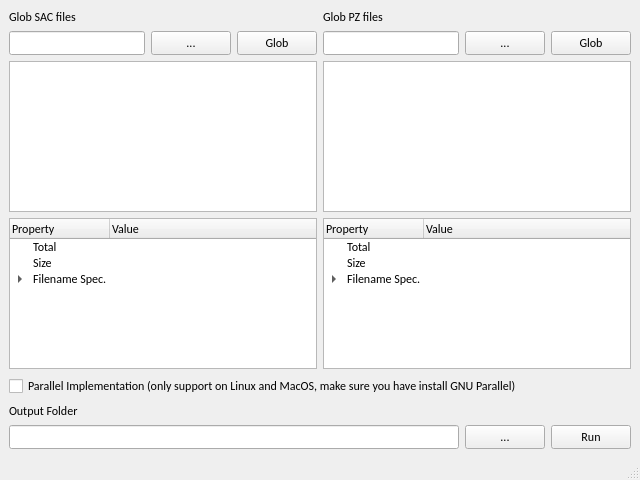
<?xml version="1.0" encoding="UTF-8"?>
<ui version="4.0">
 <class>MainWindow</class>
 <widget class="QMainWindow" name="MainWindow">
  <property name="geometry">
   <rect>
    <x>0</x>
    <y>0</y>
    <width>640</width>
    <height>480</height>
   </rect>
  </property>
  <property name="font">
   <font>
    <family>Calibri</family>
   </font>
  </property>
  <property name="windowTitle">
   <string>MainWindow</string>
  </property>
  <widget class="QWidget" name="centralwidget">
   <layout class="QVBoxLayout" name="verticalLayout_3">
    <item>
     <layout class="QHBoxLayout" name="horizontalLayout_4">
      <item>
       <layout class="QVBoxLayout" name="verticalLayout">
        <item>
         <widget class="QLabel" name="label">
          <property name="text">
           <string>Glob SAC files</string>
          </property>
         </widget>
        </item>
        <item>
         <layout class="QHBoxLayout" name="horizontalLayout">
          <item>
           <widget class="QLineEdit" name="lineEdit"/>
          </item>
          <item>
           <widget class="QPushButton" name="pushButton">
            <property name="text">
             <string>...</string>
            </property>
           </widget>
          </item>
          <item>
           <widget class="QPushButton" name="pushButton_4">
            <property name="text">
             <string>Glob</string>
            </property>
           </widget>
          </item>
         </layout>
        </item>
        <item>
         <widget class="QListWidget" name="listWidget"/>
        </item>
        <item>
         <widget class="QTreeWidget" name="treeWidget">
          <column>
           <property name="text">
            <string>Property</string>
           </property>
          </column>
          <column>
           <property name="text">
            <string>Value</string>
           </property>
          </column>
          <item>
           <property name="text">
            <string>Total</string>
           </property>
          </item>
          <item>
           <property name="text">
            <string>Size</string>
           </property>
          </item>
          <item>
           <property name="text">
            <string>Filename Spec.</string>
           </property>
           <item>
            <property name="text">
             <string>Event</string>
            </property>
           </item>
           <item>
            <property name="text">
             <string>Station</string>
            </property>
           </item>
           <item>
            <property name="text">
             <string>Location</string>
            </property>
           </item>
           <item>
            <property name="text">
             <string>Channel</string>
            </property>
           </item>
           <item>
            <property name="text">
             <string>Custom Extension</string>
            </property>
           </item>
          </item>
         </widget>
        </item>
       </layout>
      </item>
      <item>
       <layout class="QVBoxLayout" name="verticalLayout_2">
        <item>
         <widget class="QLabel" name="label_2">
          <property name="text">
           <string>Glob PZ files</string>
          </property>
         </widget>
        </item>
        <item>
         <layout class="QHBoxLayout" name="horizontalLayout_2">
          <item>
           <widget class="QLineEdit" name="lineEdit_2"/>
          </item>
          <item>
           <widget class="QPushButton" name="pushButton_2">
            <property name="text">
             <string>...</string>
            </property>
           </widget>
          </item>
          <item>
           <widget class="QPushButton" name="pushButton_5">
            <property name="text">
             <string>Glob</string>
            </property>
           </widget>
          </item>
         </layout>
        </item>
        <item>
         <widget class="QListWidget" name="listWidget_2"/>
        </item>
        <item>
         <widget class="QTreeWidget" name="treeWidget_2">
          <column>
           <property name="text">
            <string>Property</string>
           </property>
          </column>
          <column>
           <property name="text">
            <string>Value</string>
           </property>
          </column>
          <item>
           <property name="text">
            <string>Total</string>
           </property>
          </item>
          <item>
           <property name="text">
            <string>Size</string>
           </property>
          </item>
          <item>
           <property name="text">
            <string>Filename Spec.</string>
           </property>
           <item>
            <property name="text">
             <string>Event</string>
            </property>
           </item>
           <item>
            <property name="text">
             <string>Station</string>
            </property>
           </item>
           <item>
            <property name="text">
             <string>Channel</string>
            </property>
           </item>
          </item>
         </widget>
        </item>
       </layout>
      </item>
     </layout>
    </item>
    <item>
     <widget class="QCheckBox" name="checkBox">
      <property name="text">
       <string>Parallel Implementation (only support on Linux and MacOS, make sure you have install GNU Parallel)</string>
      </property>
     </widget>
    </item>
    <item>
     <widget class="QLabel" name="label_3">
      <property name="text">
       <string>Output Folder</string>
      </property>
     </widget>
    </item>
    <item>
     <layout class="QHBoxLayout" name="horizontalLayout_3">
      <item>
       <widget class="QLineEdit" name="lineEdit_3"/>
      </item>
      <item>
       <widget class="QPushButton" name="pushButton_3">
        <property name="text">
         <string>...</string>
        </property>
       </widget>
      </item>
      <item>
       <widget class="QPushButton" name="pushButton_6">
        <property name="text">
         <string>Run</string>
        </property>
       </widget>
      </item>
     </layout>
    </item>
   </layout>
  </widget>
  <widget class="QMenuBar" name="menubar">
   <property name="geometry">
    <rect>
     <x>0</x>
     <y>0</y>
     <width>640</width>
     <height>20</height>
    </rect>
   </property>
  </widget>
  <widget class="QStatusBar" name="statusbar"/>
 </widget>
 <resources/>
 <connections/>
</ui>
